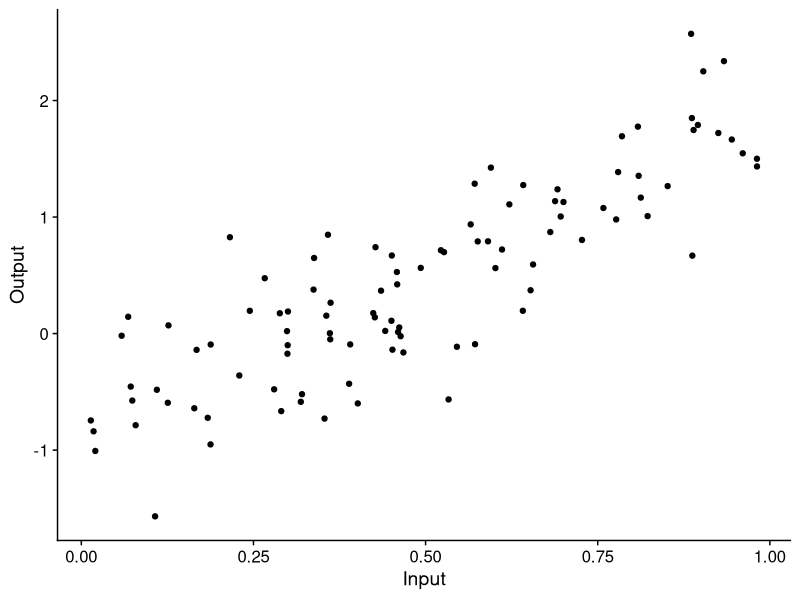
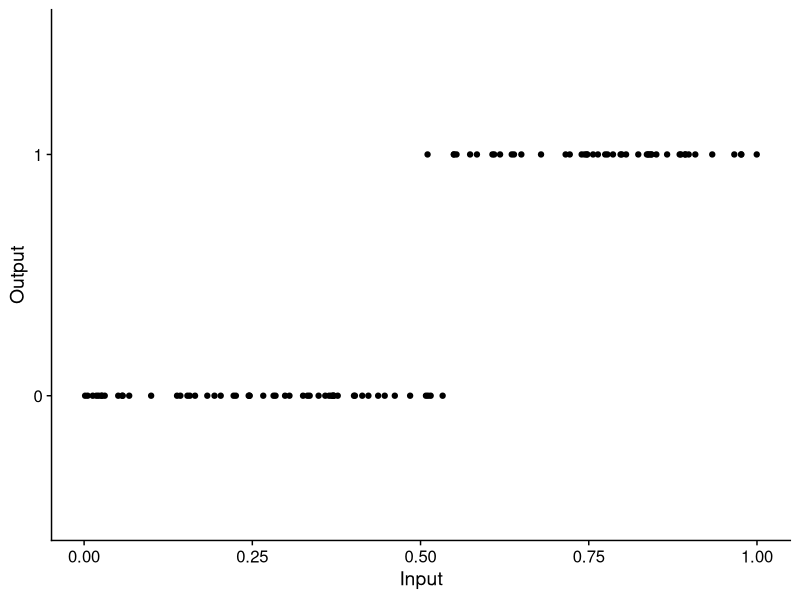
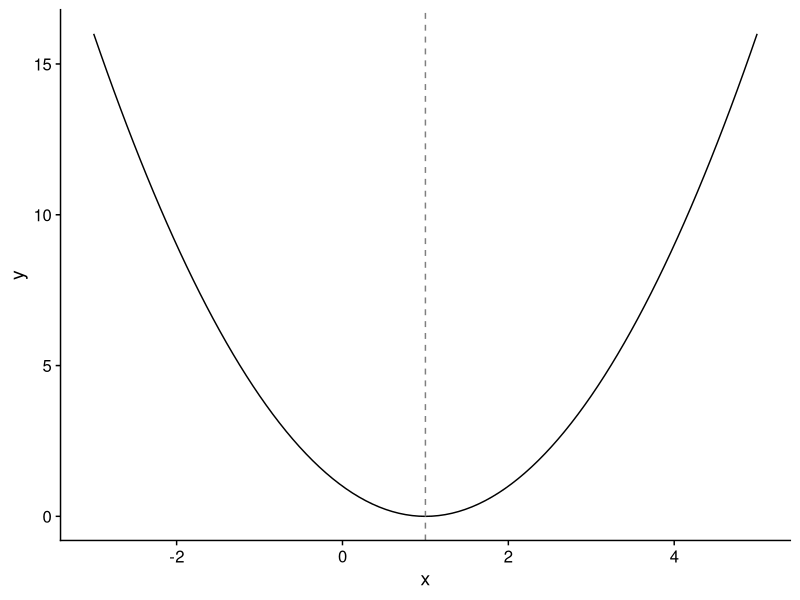
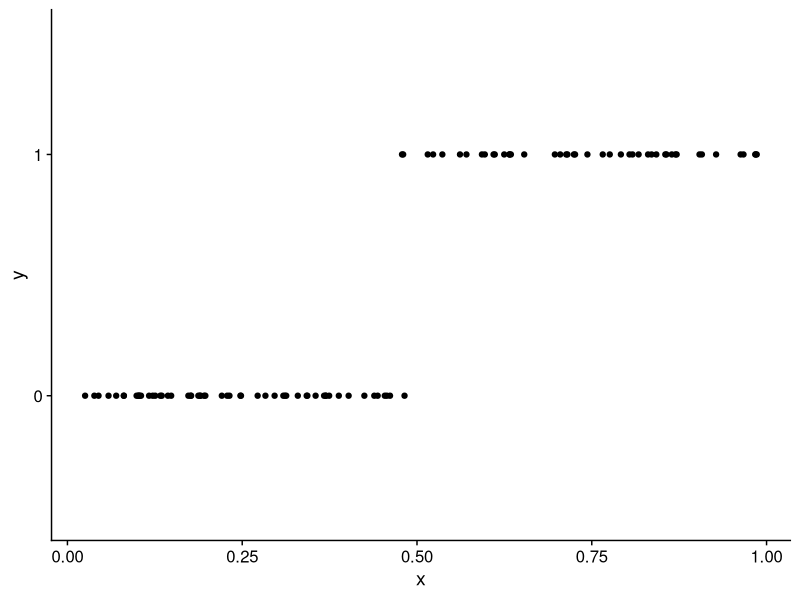
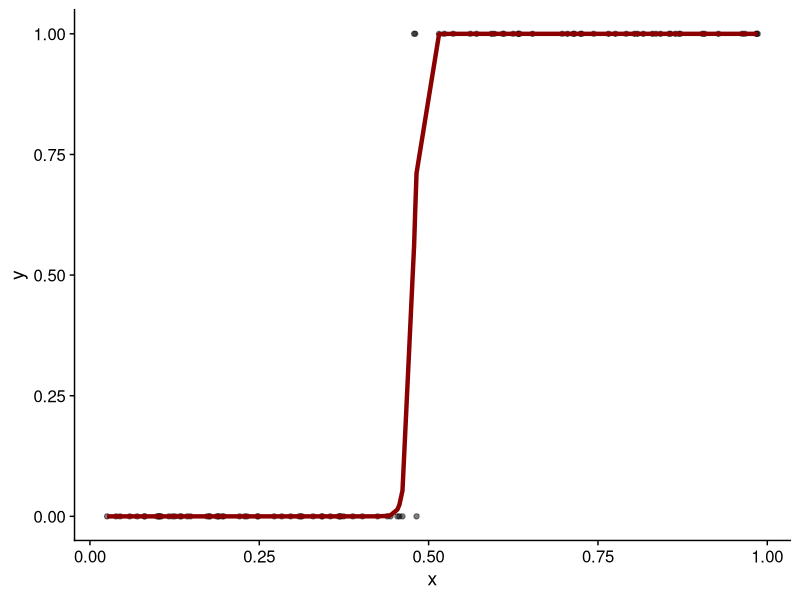
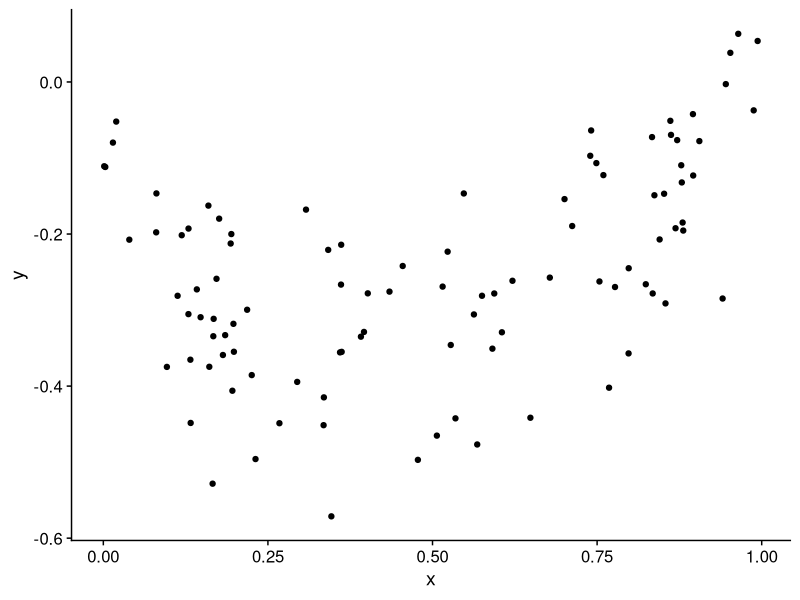
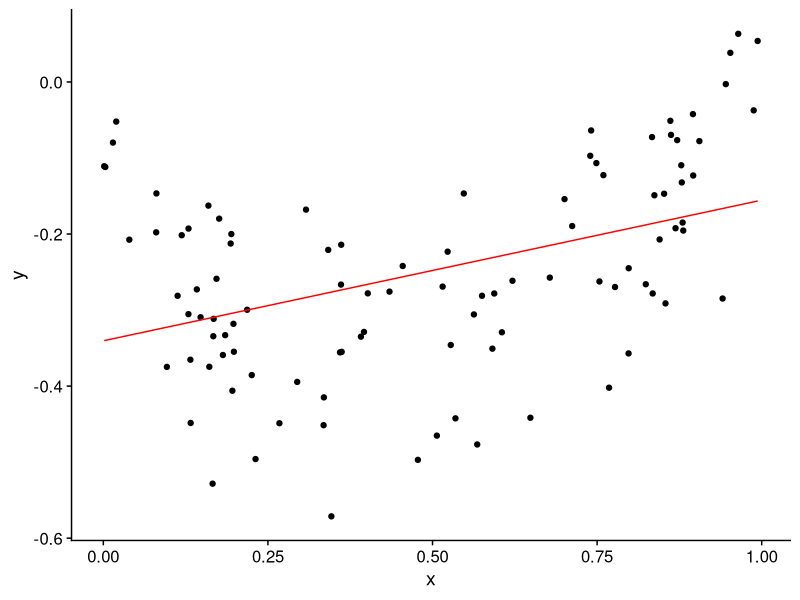
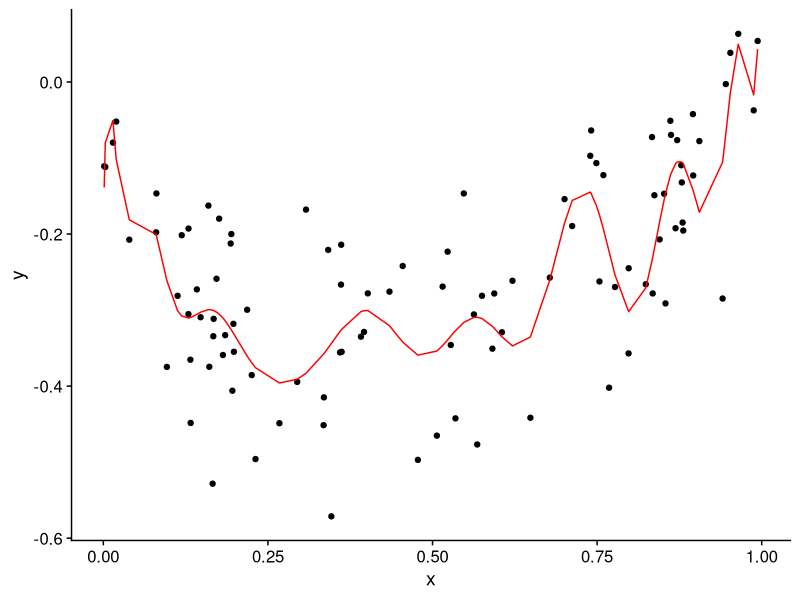

Generate these figures, in order, with R:
## ---- chunk 1
suppressPackageStartupMessages({
  library(tidyverse)
})

theme_set(cowplot::theme_cowplot())
## ---- chunk 2
df <- tibble(
  Input = runif(100),
  Output = 3 * Input - 1 + rnorm(100, 0, 0.4)
)

ggplot(df, aes(x = Input, y = Output)) +
  geom_point() 
## ---- chunk 3
sigmoid <- function(x) {
  1 / (1 + exp(-x))
}

df <- tibble(
  Input = runif(100),
  Output = as.factor(round(sigmoid(5 * (Input-0.5)) + rnorm(100, sd=0.05)))
)

ggplot(df, aes(x = Input, y = Output)) +
  geom_point() +
  scale_y_discrete()
## ---- chunk 4
ggplot() + xlim(-3, 5) + 
  geom_function(fun = function(x) (x-1)^2) + 
  geom_vline(xintercept = 1, color='grey50', linetype=2) +
  labs(x="x", y="y")
## ---- chunk 5
sigmoid <- function(x) {
  1 / (1 + exp(-x))
}

x = runif(100)
y = as.factor(round(sigmoid(5 * (x-0.5)) + rnorm(100, sd=0.05)))

df <- tibble(
  x=x,
  y=y
)

y <- as.numeric(y)-1

ggplot(df, aes(x = x, y = y)) +
  geom_point() +
  scale_y_discrete()
## ---- chunk 6
df <- data.frame(y = y, x = x)
fit <- glm(y ~ x, data = df, 
           family='binomial')
df$predicted <- predict(fit, 
                        type='response')

ggplot(df, aes(x = x, y = y)) +
  geom_point(alpha=.5) +
  geom_line(aes(y = predicted), 
            colour='darkred', size=1.5)
## ---- chunk 7
set.seed(123456)
x <- runif(100)
y <- x * log(x) + 
  rnorm(100, sd=0.1)
qplot(x,y)
## ---- chunk 8
fit <- lm(y ~ x)
df <- data.frame(x,y,
                 t=predict(fit))

ggplot(df, aes(x=x)) +
  geom_point(aes(y=y)) +
  geom_line(aes(y=t), colour='red')
## ---- chunk 9
fit <- lm(y ~ poly(x, 20))
df <- data.frame(x,y,
                 t=predict(fit))

ggplot(df, aes(x=x)) +
  geom_point(aes(y=y)) +
  geom_line(aes(y=t), colour='red')
## ---- chunk 10
set.seed(123456)
x_train <- runif(100); x_test <- runif(100)
y_train <- x_train + 5 * x_train^2 + 
  rnorm(100, sd=0.5)
y_test <- x_train + 5 * x_train^2 + 
  rnorm(100, sd=0.5)
## ---- chunk 11
models <- lapply(1:20, function(i) {
  lm(y_train ~ poly(x_train, i))
})
## ---- chunk 12
mse <- sapply(models, function(fit) {
  test_predictions <- predict(fit, newdata=data.frame(x=x_test))
  mean((y_test-test_predictions)^2)
})
## ---- chunk 13
qplot(1:20, mse) +
  labs(x = "Degree of polynomial", y = "Mean squared error (test)")
